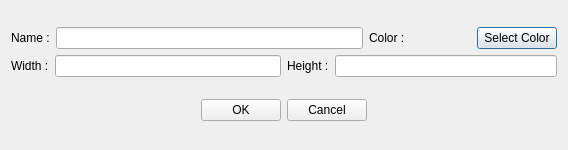
<?xml version="1.0" encoding="UTF-8"?>
<ui version="4.0">
 <class>AddNewThreatDialog</class>
 <widget class="QDialog" name="AddNewThreatDialog">
  <property name="geometry">
   <rect>
    <x>0</x>
    <y>0</y>
    <width>568</width>
    <height>150</height>
   </rect>
  </property>
  <property name="windowTitle">
   <string>Add New Threat</string>
  </property>
  <layout class="QVBoxLayout" name="verticalLayout_2">
   <item>
    <layout class="QVBoxLayout" name="verticalLayout">
     <item>
      <layout class="QHBoxLayout" name="horizontalLayout">
       <item>
        <widget class="QLabel" name="label">
         <property name="text">
          <string>Name :</string>
         </property>
        </widget>
       </item>
       <item>
        <widget class="QLineEdit" name="name"/>
       </item>
       <item>
        <layout class="QHBoxLayout" name="horizontalLayout_5">
         <item>
          <widget class="QLabel" name="label_4">
           <property name="text">
            <string>Color :</string>
           </property>
          </widget>
         </item>
         <item>
          <widget class="QWidget" name="selectedColor" native="true">
           <property name="minimumSize">
            <size>
             <width>60</width>
             <height>0</height>
            </size>
           </property>
           <property name="styleSheet">
            <string notr="true">fillColor=green</string>
           </property>
          </widget>
         </item>
         <item>
          <widget class="QPushButton" name="selectColor">
           <property name="text">
            <string>Select Color</string>
           </property>
          </widget>
         </item>
        </layout>
       </item>
      </layout>
     </item>
     <item>
      <layout class="QHBoxLayout" name="horizontalLayout_3">
       <item>
        <layout class="QHBoxLayout" name="horizontalLayout_7">
         <item>
          <widget class="QLabel" name="label_2">
           <property name="text">
            <string>Width :</string>
           </property>
          </widget>
         </item>
         <item>
          <widget class="QLineEdit" name="width"/>
         </item>
        </layout>
       </item>
       <item>
        <layout class="QHBoxLayout" name="horizontalLayout_4">
         <item>
          <widget class="QLabel" name="label_3">
           <property name="text">
            <string>Height :</string>
           </property>
          </widget>
         </item>
         <item>
          <widget class="QLineEdit" name="height"/>
         </item>
        </layout>
       </item>
      </layout>
     </item>
    </layout>
   </item>
   <item>
    <layout class="QHBoxLayout" name="horizontalLayout_6">
     <item>
      <spacer name="horizontalSpacer">
       <property name="orientation">
        <enum>Qt::Horizontal</enum>
       </property>
       <property name="sizeHint" stdset="0">
        <size>
         <width>40</width>
         <height>20</height>
        </size>
       </property>
      </spacer>
     </item>
     <item>
      <widget class="QPushButton" name="OK">
       <property name="text">
        <string>OK</string>
       </property>
      </widget>
     </item>
     <item>
      <widget class="QPushButton" name="cancel">
       <property name="text">
        <string>Cancel</string>
       </property>
      </widget>
     </item>
     <item>
      <spacer name="horizontalSpacer_2">
       <property name="orientation">
        <enum>Qt::Horizontal</enum>
       </property>
       <property name="sizeHint" stdset="0">
        <size>
         <width>40</width>
         <height>20</height>
        </size>
       </property>
      </spacer>
     </item>
    </layout>
   </item>
  </layout>
 </widget>
 <resources/>
 <connections/>
</ui>
